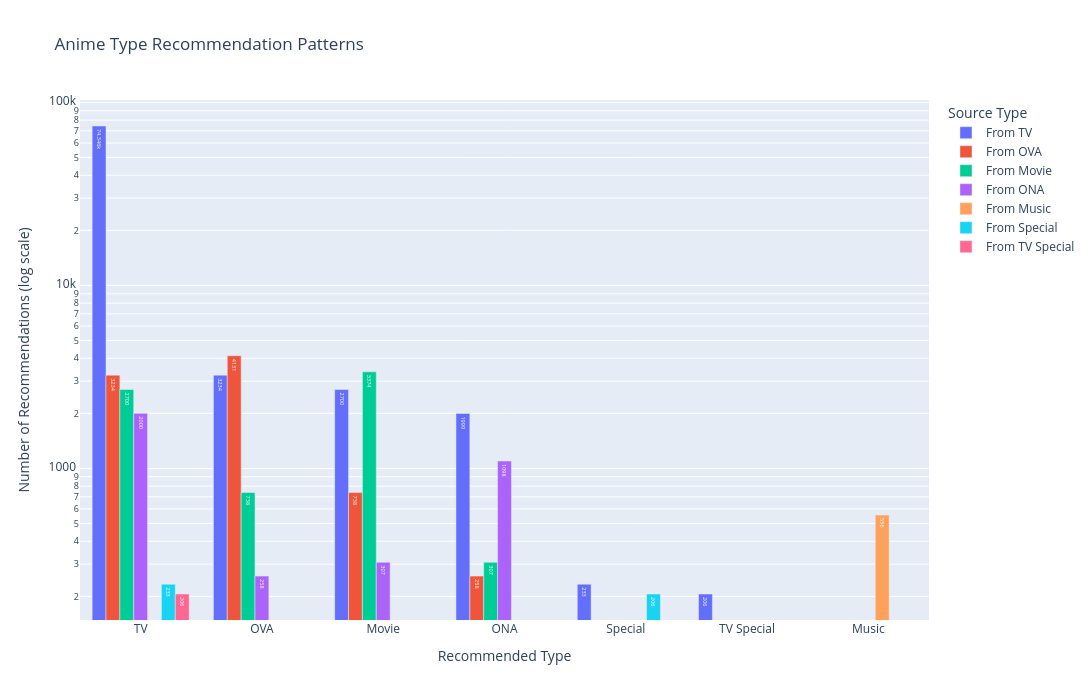

Notebook code for this chart:
### Markdown cell above
### The Secret Recipe Book

Anime isn't divided into genres, it's divided into _genre combinations_ that create specific feelings.  
Fans don't want "more action." They want "that exact emotional cocktail."

**The winning formulas:**

- **Action + Fantasy** = Epic scale where stakes feel limitless
- **Comedy + Romance** = Emotional safety with an escape hatch
- **Drama + Anything** = Depth multiplier that makes everything matter more

**Action's secret weapon:** It's not about explosions, it's about making internal conflicts external. Philosophical debates become sword fights.  
Romantic tension becomes chase scenes. Action translates emotion into spectacle.

**Comedy's tribal nature:** Comedy fans cluster tight, recommending similar comedy. Why? Humor is deeply personal.  
When you find comedy that works for you, you stick with it. Comic sensibility is identity-defining.

**The truth:** Pure genres are myths. The best anime know exactly which 2-3 genres to blend and in what proportions.

And the format! This a key component for our "bestselling anime".

### Code cell
# a bit to review
fig = gu.recommendation_type_patterns()
fig.show()

### Figure 1 — Plotly figure (JSON) as saved in the notebook; plotly's stock layout.template omitted (floating-point values rounded to 4 significant figures)
{"data": [{"hovertemplate": "<b>TV → %{x}</b><br>Recommendations: %{y:,}<br><extra></extra>", "name": "From TV", "textfont": {"color": "white"}, "textposition": "auto", "texttemplate": "%{y}", "type": "bar", "x": ["TV", "OVA", "Movie", "ONA", "Special", "TV Special"], "y": [74346, 3234, 2700, 1999, 233, 206]}, {"hovertemplate": "<b>OVA → %{x}</b><br>Recommendations: %{y:,}<br><extra></extra>", "name": "From OVA", "textfont": {"color": "white"}, "textposition": "auto", "texttemplate": "%{y}", "type": "bar", "x": ["OVA", "TV", "Movie", "ONA"], "y": [4131, 3234, 738, 258]}, {"hovertemplate": "<b>Movie → %{x}</b><br>Recommendations: %{y:,}<br><extra></extra>", "name": "From Movie", "textfont": {"color": "white"}, "textposition": "auto", "texttemplate": "%{y}", "type": "bar", "x": ["Movie", "TV", "OVA", "ONA"], "y": [3374, 2700, 738, 307]}, {"hovertemplate": "<b>ONA → %{x}</b><br>Recommendations: %{y:,}<br><extra></extra>", "name": "From ONA", "textfont": {"color": "white"}, "textposition": "auto", "texttemplate": "%{y}", "type": "bar", "x": ["TV", "ONA", "Movie", "OVA"], "y": [2000, 1098, 307, 258]}, {"hovertemplate": "<b>Music → %{x}</b><br>Recommendations: %{y:,}<br><extra></extra>", "name": "From Music", "textfont": {"color": "white"}, "textposition": "auto", "texttemplate": "%{y}", "type": "bar", "x": ["Music"], "y": [556]}, {"hovertemplate": "<b>Special → %{x}</b><br>Recommendations: %{y:,}<br><extra></extra>", "name": "From Special", "textfont": {"color": "white"}, "textposition": "auto", "texttemplate": "%{y}", "type": "bar", "x": ["TV", "Special"], "y": [233, 206]}, {"hovertemplate": "<b>TV Special → %{x}</b><br>Recommendations: %{y:,}<br><extra></extra>", "name": "From TV Special", "textfont": {"color": "white"}, "textposition": "auto", "texttemplate": "%{y}", "type": "bar", "x": ["TV"], "y": [206]}], "layout": {"barmode": "group", "height": 700, "hovermode": "x unified", "legend": {"title": {"text": "Source Type"}}, "title": {"text": "Anime Type Recommendation Patterns"}, "width": 1400, "xaxis": {"title": {"text": "Recommended Type"}}, "yaxis": {"title": {"text": "Number of Recommendations (log scale)"}, "type": "log"}}}
